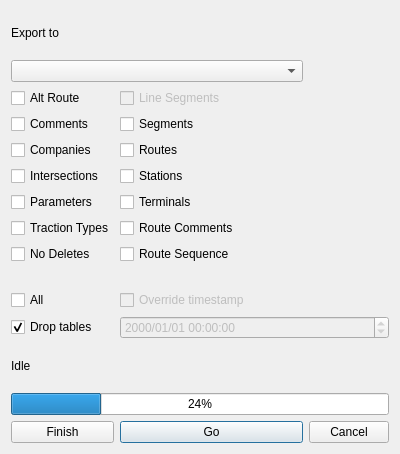
<?xml version="1.0" encoding="UTF-8"?>
<ui version="4.0">
 <class>ExportDlg</class>
 <widget class="QDialog" name="ExportDlg">
  <property name="geometry">
   <rect>
    <x>0</x>
    <y>0</y>
    <width>400</width>
    <height>454</height>
   </rect>
  </property>
  <property name="windowTitle">
   <string>Dialog</string>
  </property>
  <property name="toolTip">
   <string>&lt;html&gt;&lt;head/&gt;&lt;body&gt;&lt;p&gt;Select the target connection then select the tables which should be exported. Click on &lt;span style=&quot; font-style:italic;&quot;&gt;Go&lt;/span&gt; to export the data.&lt;/p&gt;&lt;/body&gt;&lt;/html&gt;</string>
  </property>
  <property name="modal">
   <bool>false</bool>
  </property>
  <layout class="QGridLayout" name="gridLayout">
   <item row="10" column="0">
    <widget class="QCheckBox" name="chkAll">
     <property name="toolTip">
      <string>&lt;html&gt;&lt;head/&gt;&lt;body&gt;&lt;p&gt;Check to select all tables&lt;/p&gt;&lt;/body&gt;&lt;/html&gt;</string>
     </property>
     <property name="text">
      <string>All</string>
     </property>
    </widget>
   </item>
   <item row="8" column="0">
    <widget class="QCheckBox" name="chkNoDelete">
     <property name="toolTip">
      <string>&lt;html&gt;&lt;head/&gt;&lt;body&gt;&lt;p&gt;If checked, no deletes will be performed.&lt;/p&gt;&lt;/body&gt;&lt;/html&gt;</string>
     </property>
     <property name="text">
      <string>No Deletes</string>
     </property>
    </widget>
   </item>
   <item row="11" column="1" colspan="2">
    <widget class="QDateTimeEdit" name="exportDate">
     <property name="enabled">
      <bool>false</bool>
     </property>
     <property name="toolTip">
      <string>Export all data after this time</string>
     </property>
     <property name="displayFormat">
      <string>yyyy/MM/dd hh:mm:ss</string>
     </property>
    </widget>
   </item>
   <item row="2" column="0">
    <widget class="QCheckBox" name="chkAltRoute">
     <property name="text">
      <string>Alt Route</string>
     </property>
    </widget>
   </item>
   <item row="5" column="1">
    <widget class="QCheckBox" name="chkStations">
     <property name="text">
      <string>Stations</string>
     </property>
    </widget>
   </item>
   <item row="4" column="0">
    <widget class="QCheckBox" name="chkCompanies">
     <property name="text">
      <string>Companies</string>
     </property>
    </widget>
   </item>
   <item row="6" column="0">
    <widget class="QCheckBox" name="chkParameters">
     <property name="text">
      <string>Parameters</string>
     </property>
    </widget>
   </item>
   <item row="14" column="1">
    <widget class="QPushButton" name="btnGo">
     <property name="toolTip">
      <string>&lt;html&gt;&lt;head/&gt;&lt;body&gt;&lt;p&gt;Click to start exporting the selected tables&lt;/p&gt;&lt;/body&gt;&lt;/html&gt;</string>
     </property>
     <property name="text">
      <string>Go</string>
     </property>
    </widget>
   </item>
   <item row="7" column="0">
    <widget class="QCheckBox" name="chkTractionTypes">
     <property name="text">
      <string>Traction Types</string>
     </property>
    </widget>
   </item>
   <item row="8" column="1">
    <widget class="QCheckBox" name="chkRouteSeq">
     <property name="text">
      <string>Route Sequence</string>
     </property>
    </widget>
   </item>
   <item row="12" column="0">
    <widget class="QLabel" name="lblHelp">
     <property name="toolTip">
      <string>&lt;html&gt;&lt;head/&gt;&lt;body&gt;&lt;p&gt;&lt;br/&gt;&lt;/p&gt;&lt;/body&gt;&lt;/html&gt;</string>
     </property>
     <property name="text">
      <string>Idle</string>
     </property>
    </widget>
   </item>
   <item row="11" column="0">
    <widget class="QCheckBox" name="chkDrop">
     <property name="toolTip">
      <string>&lt;html&gt;&lt;head/&gt;&lt;body&gt;&lt;p&gt;If checked, target tables will be dropped and re-created. &lt;/p&gt;&lt;/body&gt;&lt;/html&gt;</string>
     </property>
     <property name="text">
      <string>Drop tables</string>
     </property>
     <property name="checked">
      <bool>true</bool>
     </property>
    </widget>
   </item>
   <item row="2" column="1">
    <widget class="QCheckBox" name="chkLineSegments">
     <property name="enabled">
      <bool>false</bool>
     </property>
     <property name="text">
      <string>Line Segments</string>
     </property>
    </widget>
   </item>
   <item row="3" column="1">
    <widget class="QCheckBox" name="chkSegments">
     <property name="text">
      <string>Segments</string>
     </property>
    </widget>
   </item>
   <item row="6" column="1">
    <widget class="QCheckBox" name="chkTerminals">
     <property name="text">
      <string>Terminals</string>
     </property>
    </widget>
   </item>
   <item row="4" column="1">
    <widget class="QCheckBox" name="chkRoutes">
     <property name="text">
      <string>Routes</string>
     </property>
    </widget>
   </item>
   <item row="14" column="2">
    <widget class="QPushButton" name="btnCancel">
     <property name="text">
      <string>Cancel</string>
     </property>
    </widget>
   </item>
   <item row="14" column="0">
    <widget class="QPushButton" name="btnFinish">
     <property name="toolTip">
      <string>&lt;html&gt;&lt;head/&gt;&lt;body&gt;&lt;p&gt;Click to stop the export.&lt;/p&gt;&lt;/body&gt;&lt;/html&gt;</string>
     </property>
     <property name="text">
      <string>Finish</string>
     </property>
    </widget>
   </item>
   <item row="5" column="0">
    <widget class="QCheckBox" name="chkIntersections">
     <property name="text">
      <string>Intersections</string>
     </property>
    </widget>
   </item>
   <item row="10" column="1" colspan="2">
    <widget class="QCheckBox" name="chkOverride">
     <property name="enabled">
      <bool>false</bool>
     </property>
     <property name="toolTip">
      <string>Check to override timestamp</string>
     </property>
     <property name="text">
      <string>Override timestamp</string>
     </property>
    </widget>
   </item>
   <item row="1" column="0" colspan="2">
    <widget class="QComboBox" name="cbConnections">
     <property name="toolTip">
      <string>&lt;html&gt;&lt;head/&gt;&lt;body&gt;&lt;p&gt;Select the connection to the target database.&lt;/p&gt;&lt;/body&gt;&lt;/html&gt;</string>
     </property>
    </widget>
   </item>
   <item row="7" column="1" colspan="2">
    <widget class="QCheckBox" name="chkRouteComments">
     <property name="text">
      <string>Route Comments</string>
     </property>
    </widget>
   </item>
   <item row="0" column="0">
    <widget class="QLabel" name="label">
     <property name="text">
      <string>Export to </string>
     </property>
    </widget>
   </item>
   <item row="3" column="0">
    <widget class="QCheckBox" name="chkComments">
     <property name="text">
      <string>Comments</string>
     </property>
    </widget>
   </item>
   <item row="9" column="1">
    <spacer name="horizontalSpacer">
     <property name="orientation">
      <enum>Qt::Horizontal</enum>
     </property>
     <property name="sizeHint" stdset="0">
      <size>
       <width>40</width>
       <height>20</height>
      </size>
     </property>
    </spacer>
   </item>
   <item row="13" column="0" colspan="3">
    <widget class="QProgressBar" name="progressBar">
     <property name="value">
      <number>24</number>
     </property>
    </widget>
   </item>
  </layout>
 </widget>
 <resources/>
 <connections/>
</ui>
